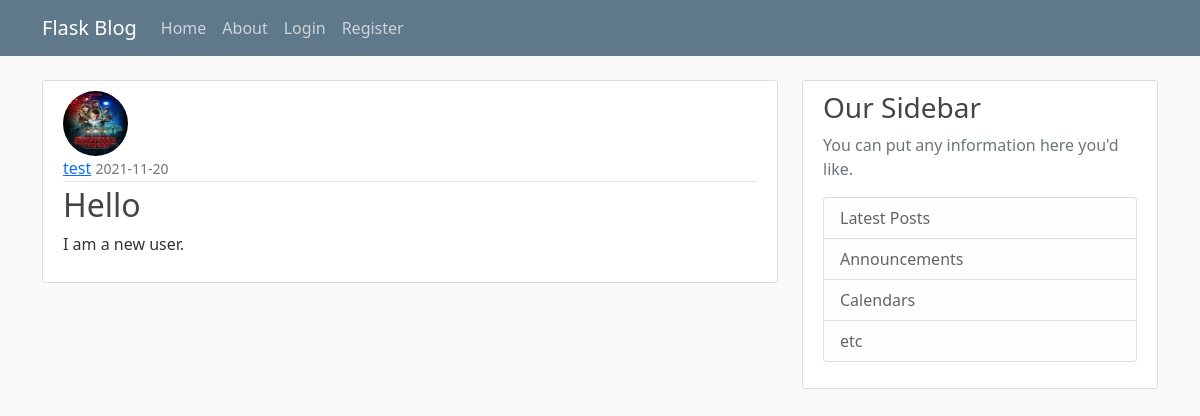
Screenshot of /post/3 with the database file from the repository.
### flaskblog/models.py (models this page shows, shortened)
class User(flaskblog.db.Model, UserMixin):
    id = flaskblog.db.Column(flaskblog.db.Integer, primary_key=True)
    username = flaskblog.db.Column(
        flaskblog.db.String(20), unique=True, nullable=False)
    email = flaskblog.db.Column(
        flaskblog.db.String(120), unique=True, nullable=False)
    image_file = flaskblog.db.Column(
        flaskblog.db.String(20), nullable=False, default="default.jpg")  # going to be hashed
    password = flaskblog.db.Column(flaskblog.db.String(60), nullable=False)
    posts = flaskblog.db.relationship("Post", backref="author", lazy=True)

class Post(flaskblog.db.Model):
    id = flaskblog.db.Column(flaskblog.db.Integer, primary_key=True)
    title = flaskblog.db.Column(flaskblog.db.String(100), nullable=False)
    date_posted = flaskblog.db.Column(
        flaskblog.db.DateTime, nullable=False, default=datetime.utcnow)
    content = flaskblog.db.Column(flaskblog.db.Text, nullable=False)
    user_id = flaskblog.db.Column(flaskblog.db.Integer, flaskblog.db.ForeignKey(
        "user.id"), nullable=False)

### flaskblog/routes.py (the view)
@flaskblog.app.route("/post/<int:post_id>")  # variables of int type in route
def post(post_id) -> str:
    post = Post.query.get_or_404(
        post_id)  # if it does not exist return 404. If exists, render a template with that post
    return flask.render_template("post.html", title=post.title, post=post)

### flaskblog/templates/post.html (shortened to what this page needs)
{% extends "layout.html" %} {% block content %}
<article class="media content-section">
	<img
		class="rounded-circle article-img"
		src="{{url_for('static', filename='profile_pics/' + post.author.image_file)}}"
	/>
	<div class="media-body">
		<div class="article-metadata">
			<a
				class="mr-2"
				href="{{ url_for('user_posts', username=post.author.username) }}"
				>{{ post.author.username }}</a
			>
			<small class="text-muted"
				>{{ post.date_posted.strftime("%Y-%m-%d") }}</small
			>
		</div>
		<h2 class="article-title">{{ post.title }}</h2>
		<p class="article-content">{{ post.content }}</p>
	</div>
</article>
{% endblock content %}

### flaskblog/static/main.css (style rules this page uses)
body { background: #fafafa; color: #333333; margin-top: 5rem; }
h1, h2, h3, h4, h5, h6 { color: #444444; }
.content-section { background: #ffffff; padding: 10px 20px; border: 1px solid #dddddd; border-radius: 3px; margin-bottom: 20px; }
.article-title { color: #444444; }
.article-content { white-space: pre-line; }
.article-img { height: 65px; width: 65px; margin-right: 16px; }
.article-metadata { padding-bottom: 1px; margin-bottom: 4px; border-bottom: 1px solid #e3e3e3 }

### rows the page displays
User: image_file (picture), author.username "test"
Post: date_posted "2021-11-20", title "Hello", content "I am a new user."
